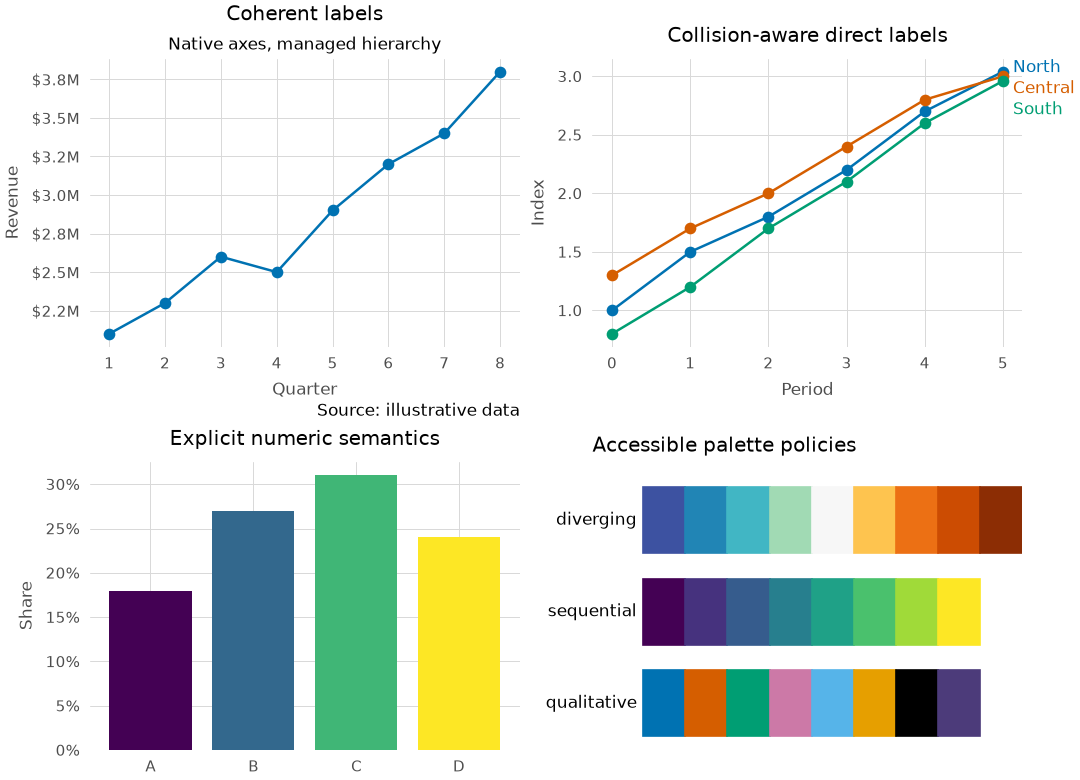
#> input picture examples/finishing_gallery.png, 1080 x 780 px; its folder holds only this picture in this run
$ python -i facets.py   (imports and definitions only)
#> lines starting #> are read from the running program, lines starting #| are printed output that depends on the picture
"""Dataframe partition planning and callback-based native facets."""

from __future__ import annotations

import math
from collections.abc import Callable, Iterable, Mapping, Sequence
from contextlib import nullcontext
from dataclasses import dataclass
from numbers import Real
from types import MappingProxyType
from typing import Any, Literal, TypeAlias, cast

import matplotlib.pyplot as plt
import numpy as np
import pandas as pd
from matplotlib.axes import Axes
from matplotlib.collections import PathCollection, PolyCollection
from matplotlib.figure import Figure

from . import _axis_data
from ._frames import column
from ._inspection import describe, json_safe
from ._semantic_artists import date_handle
from ._semantic_scales import _is_missing
from .dates import DateAxis, sync_dates
from .theme import ThemeSpec, theme_spec
from .theme import theme as theme_context

__all__ = [
    "FacetCallbackError",
    "FacetGrid",
    "FacetPanel",
    "FacetPlan",
    "facet_plan",
    "facets",
]

FacetScales = Literal["fixed", "free_x", "free_y", "free"]
FacetMissingPolicy = Literal["drop", "keep", "raise"]
FacetLayout = Literal["wrap", "grid"]
FacetDateMode = Literal["show", "collapse"]
FacetDateLimits = Literal["union", "intersection"]
FacetCallback: TypeAlias = Callable[[Any, Axes], object]

_ABSENT = object()
_MISSING = object()


@dataclass(frozen=True)
class FacetPanel:
    """
    Describe one planned facet panel without retaining source data.

    Parameters
    ----------
    index : int
        Zero-based row-major position in the plan's panel sequence.
    row : int
        Zero-based layout row.
    column : int
        Zero-based layout column.
    values : mapping of str to object
        Facet-variable values selecting this panel. A missing facet level is ``None``.
    indices : tuple of int
        Zero-based source-row positions assigned to the panel.
    """

    index: int
    row: int
    column: int
    values: Mapping[str, object]
    indices: tuple[int, ...]

    def __post_init__(self) -> None:
        object.__setattr__(self, "values", MappingProxyType(dict(self.values)))
        object.__setattr__(self, "indices", tuple(self.indices))

    # [25 lines left out: functions empty, as_dict, not called in this run]


@dataclass(frozen=True)
class FacetPlan:
    """
    Describe a validated facet partition and layout without creating a figure.

    Parameters
    ----------
    layout : {"wrap", "grid"}
        Resolved layout strategy.
    row, col : str or None
        Source columns assigned to layout rows and columns.
    wrap : int or None
        Maximum wrap columns for a one-variable wrap layout.
    scales : {"fixed", "free_x", "free_y", "free"}
        Planned coordinate-sharing policy for later rendering.
    include_unobserved : bool
        Whether explicit or categorical levels absent from the data receive panels.
    missing : {"drop", "keep", "raise"}
        Facet-variable missing-value policy.
    max_panels : int
        Validated panel-count safety limit.
    nrows, ncols : int
        Resolved rectangular layout dimensions.
    panels : tuple of FacetPanel
        Row-major immutable panel descriptions.
    row_levels, col_levels : tuple of object
        Resolved facet levels. Missing levels appear as ``None``.
    input_rows : int
        Number of rows in the supplied dataframe-like input.
    dropped_rows : int
        Number excluded by the missing-value policy.
    diagnostics : tuple of str
        Deterministic non-fatal planning diagnostics.
    """

    layout: FacetLayout
    row: str | None
    col: str | None
    wrap: int | None
    scales: FacetScales
    include_unobserved: bool
    missing: FacetMissingPolicy
    max_panels: int
    nrows: int
    ncols: int
    panels: tuple[FacetPanel, ...]
    row_levels: tuple[object, ...]
    col_levels: tuple[object, ...]
    input_rows: int
    dropped_rows: int
    diagnostics: tuple[str, ...] = ()

    # [54 lines left out: functions __post_init__, shape, as_dict, describe, not called in this run]


class FacetCallbackError(RuntimeError):
    """
    Report a callback failure with the responsible facet panel.

    Parameters
    ----------
    panel : FacetPanel
        Panel whose callback invocation failed.
    completed_panels : int
        Number of panel callbacks completed during the current mapping pass.

    Notes
    -----
    The original exception remains available as ``__cause__``. Callback code can make
    arbitrary changes to native Matplotlib axes, so changes made before the failure are
    left visible rather than incompletely guessed at and rolled back.
    """

    # [44 lines left out: functions __init__, _invoke_callback, _axis_has_date_data, not called in this run]


# [289 lines that did not run here, left out]


def _name(name: str, value: object) -> str | None:
    if value is None:
        return None
    if not isinstance(value, str):
        raise TypeError(f"{name} must be a column-name string or None, got {value!r}")
    if not value.strip():
        raise ValueError(f"{name} must not be empty")
    return value


def _positive_integer(name: str, value: object) -> int:
    if isinstance(value, bool) or not isinstance(value, int):
        raise TypeError(f"{name} must be a positive integer, got {value!r}")
    if value <= 0:
        raise ValueError(f"{name} must be positive, got {value!r}")
    return value


def _values(name: str, selected: object) -> tuple[object, ...]:
    if getattr(selected, "ndim", 1) != 1:
        raise ValueError(f"column {name!r} must be one-dimensional and uniquely named")
    if isinstance(selected, (str, bytes)):
        raise TypeError(f"column {name!r} must be a one-dimensional sequence")
    converter = getattr(selected, "to_list", None)
    if callable(converter):
        return tuple(converter())
    try:
        return tuple(cast(Iterable[object], selected))
    except TypeError as error:
        raise TypeError(
            f"column {name!r} must be a one-dimensional sequence"
        ) from error


def _level(value: object, *, variable: str) -> object:
    try:
        hash(value)
    except TypeError as error:
        raise TypeError(
            f"facet column {variable!r} must contain hashable scalar values, "
            f"got {value!r}"
        ) from error
    return value


def _unique(values: Iterable[object], *, variable: str) -> tuple[object, ...]:
    result: dict[object, None] = {}
    for value in values:
        result.setdefault(_level(value, variable=variable), None)
    return tuple(result)


def _order(name: str, value: object, *, variable: str | None) -> tuple[object, ...] | None:
    if value is None:
        return None
    if variable is None:
        raise ValueError(f"{name} requires its corresponding facet variable")
    if isinstance(value, (str, bytes)) or not isinstance(value, Sequence):
        raise TypeError(f"{name} must be a sequence of facet levels or None")
    levels = tuple(value)
    if any(_is_missing(level) for level in levels):
        raise ValueError(f"{name} cannot contain missing levels")
    unique = _unique(levels, variable=variable)
    if len(unique) != len(levels):
        raise ValueError(f"{name} must contain unique levels")
    return levels


def _declared_levels(source: object, *, variable: str) -> tuple[object, ...] | None:
    dtype = getattr(source, "dtype", None)
    if isinstance(dtype, pd.CategoricalDtype):
        return _unique(dtype.categories, variable=variable)
    if type(source).__module__.split(".")[0] != "polars":
        return None
    if type(dtype).__name__ == "Enum":
        categories = cast(Any, dtype).categories
        return _unique(cast(Iterable[object], categories), variable=variable)
    if type(dtype).__name__ == "Categorical":
        categories = cast(Any, source).unique(maintain_order=True).drop_nulls()
        return _unique(categories.to_list(), variable=variable)
    return None


def _resolved_levels(
    *,
    variable: str,
    source: object,
    values: Sequence[object],
    order: tuple[object, ...] | None,
    include_unobserved: bool,
    missing: FacetMissingPolicy,
) -> tuple[object, ...]:
    observed = _unique(
        (value for value in values if not _is_missing(value)), variable=variable
    )
    declared = _declared_levels(source, variable=variable)
    candidates = order if order is not None else declared
    if candidates is None:
        levels = observed
    else:
        candidate_set = set(candidates)
        unknown = [value for value in observed if value not in candidate_set]
        if unknown:
            raise ValueError(
                f"facet column {variable!r} contains values absent from its explicit "
                f"or categorical order: {unknown!r}"
            )
        observed_set = set(observed)
        levels = (
            candidates
            if include_unobserved
            else tuple(value for value in candidates if value in observed_set)
        )
    if missing == "keep" and any(_is_missing(value) for value in values):
        levels += (_MISSING,)
    return levels


def _public_levels(levels: Sequence[object]) -> tuple[object, ...]:
    return tuple(None if value is _MISSING else value for value in levels)


# [363 lines left out: functions _panel_values, facet_plan, _take_column, _subset_data, _copy_data, _figure_size and 1 more, not called in this run]


def _sharing(scales: FacetScales) -> tuple[bool, bool]:
    return scales not in ("free_x", "free"), scales not in ("free_y", "free")


# [8 lines left out: function _theme_name, not called in this run]


def _level_title(value: object) -> str:
    return "NA" if value is None else str(value)


def _panel_title(values: Mapping[str, object]) -> str:
    return " | ".join(_level_title(value) for value in values.values())


# [136 lines left out: functions _panel_label, facets, not called in this run]

>>> import cv2
>>> picture = cv2.imread('../../examples/finishing_gallery.png', cv2.IMREAD_GRAYSCALE)
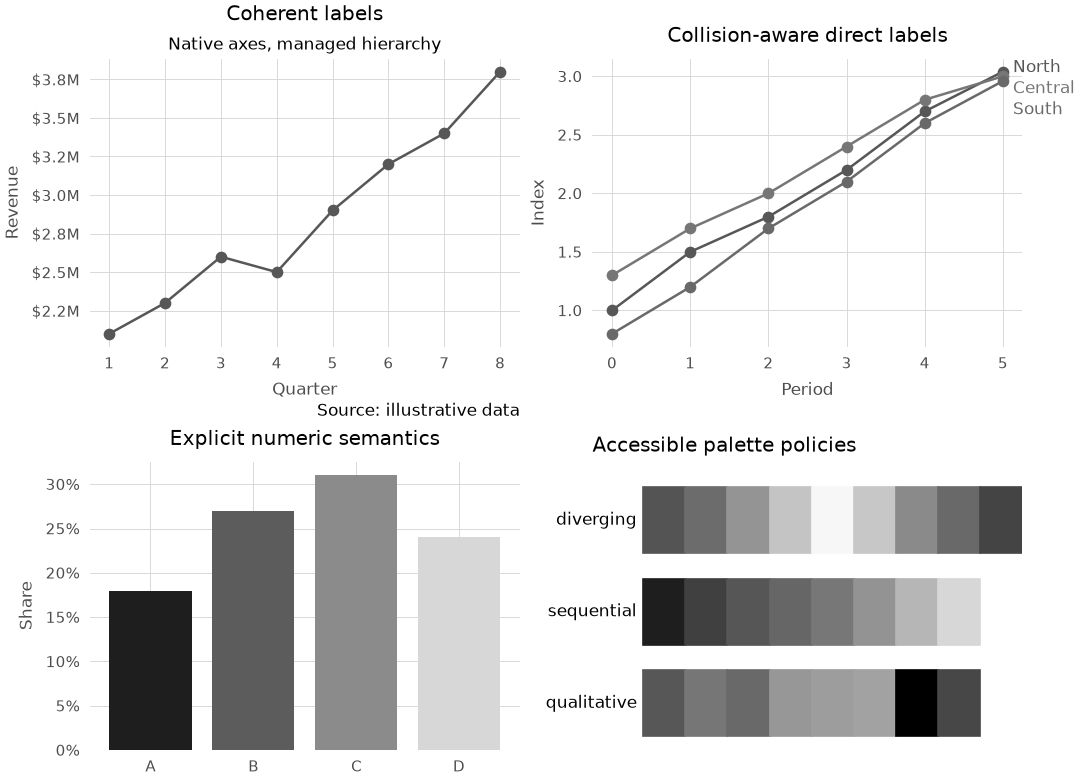
#> picture: shape (780, 1080); min 0, max 255, mean 228.1
#> (the run stopped early here; a loop or call above may not have finished)

$ run again, on examples/palettes.png
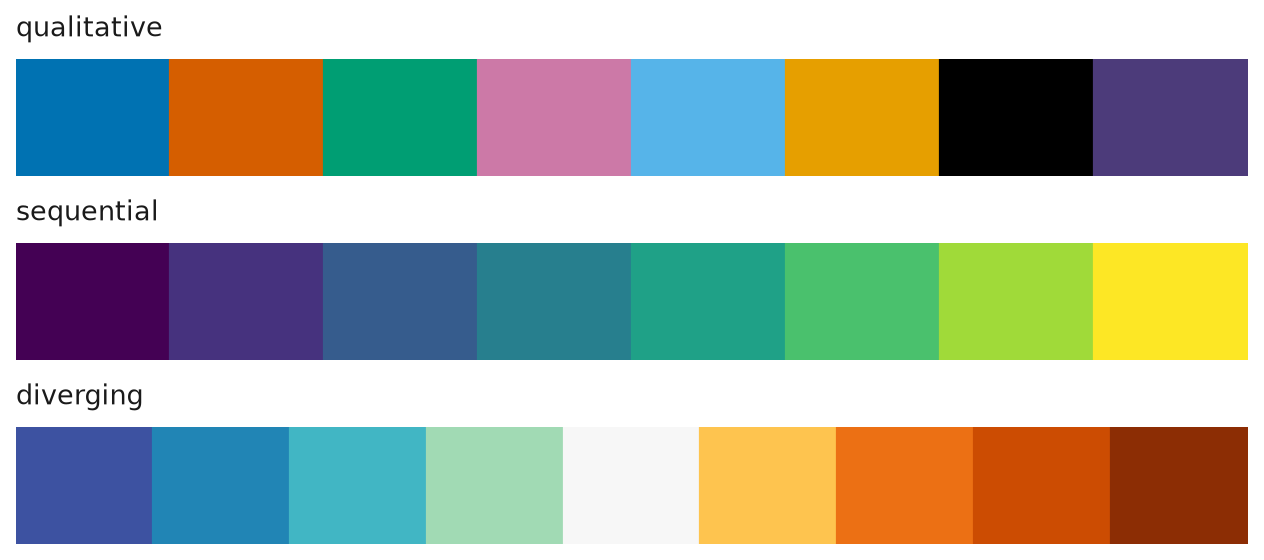
#> input picture examples/palettes.png, 1264 x 560 px
#> `picture = cv2.imread('../../examples/finishing_gallery.png', cv2.IMREA..`:
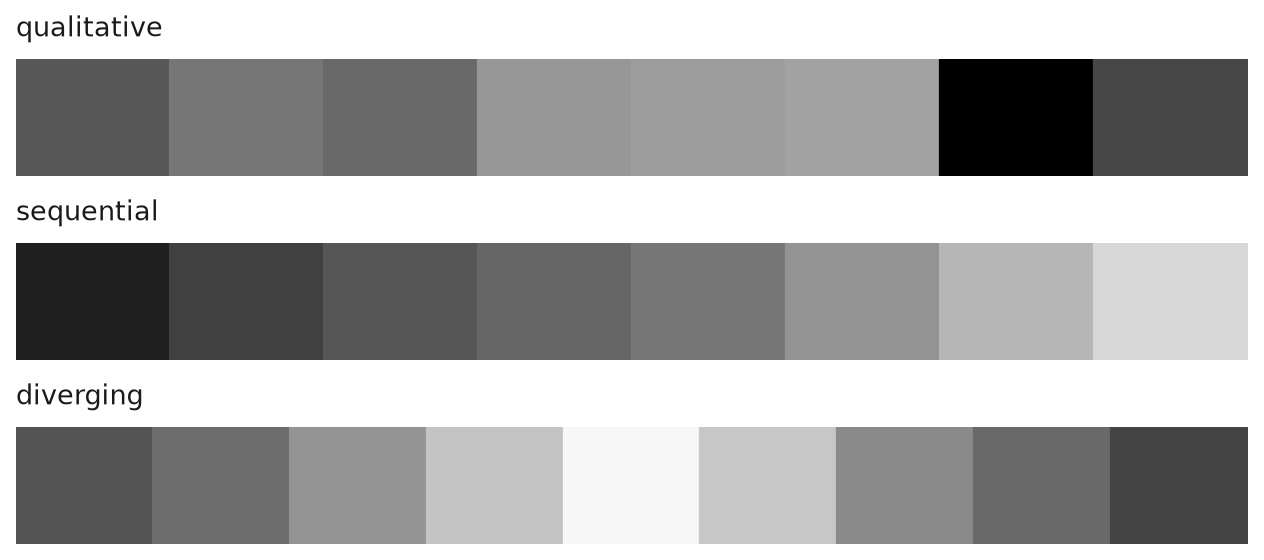
#> picture: shape (560, 1264); min 0, max 255, mean 173.4

$ run again, on examples/semantic_gallery.png
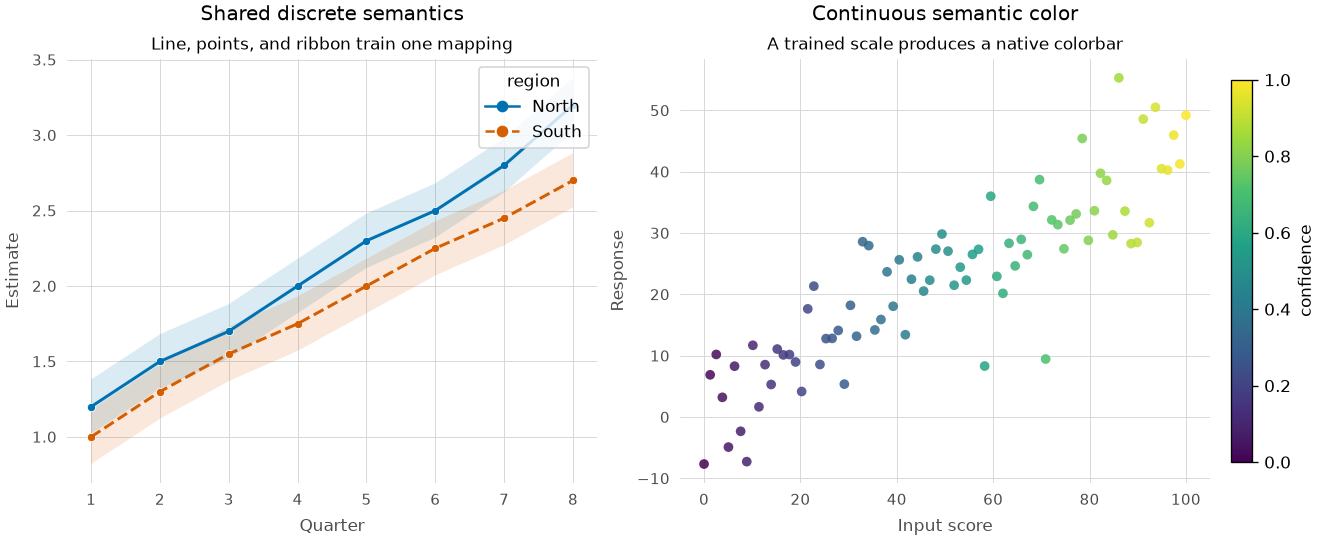
#> input picture examples/semantic_gallery.png, 1320 x 540 px
#> `picture = cv2.imread('../../examples/finishing_gallery.png', cv2.IMREA..`:
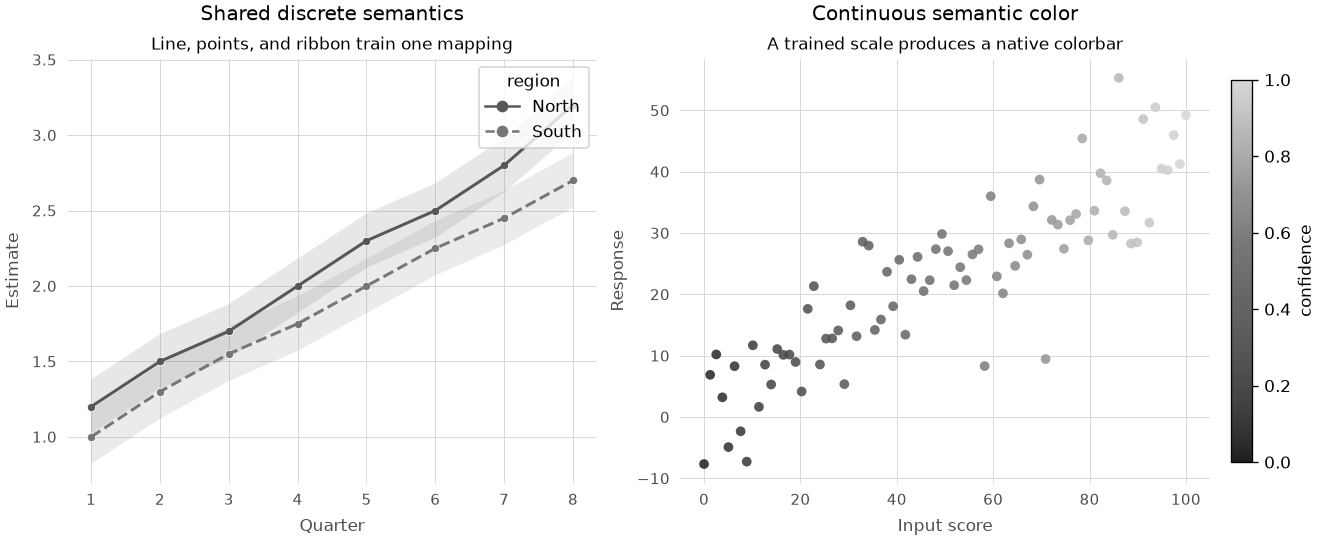
#> picture: shape (540, 1320); min 0, max 255, mean 246.8

$ run again, on examples/theme-minimal.png
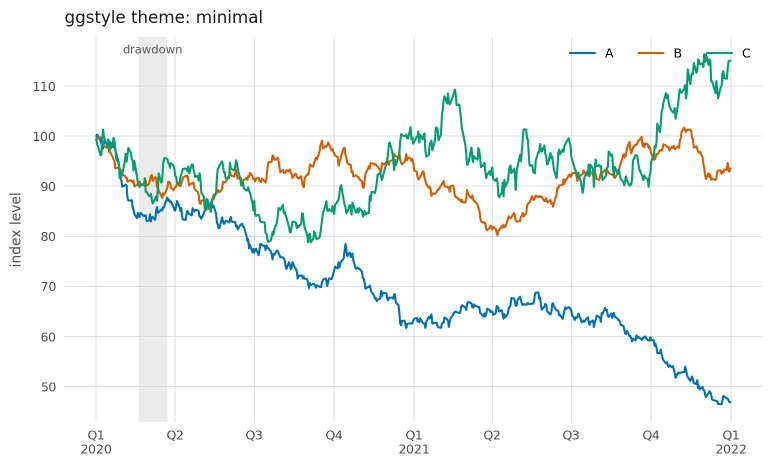
#> input picture examples/theme-minimal.png, 1543 x 932 px (shown at 1/2 size)
#> `picture = cv2.imread('../../examples/finishing_gallery.png', cv2.IMREA..`:
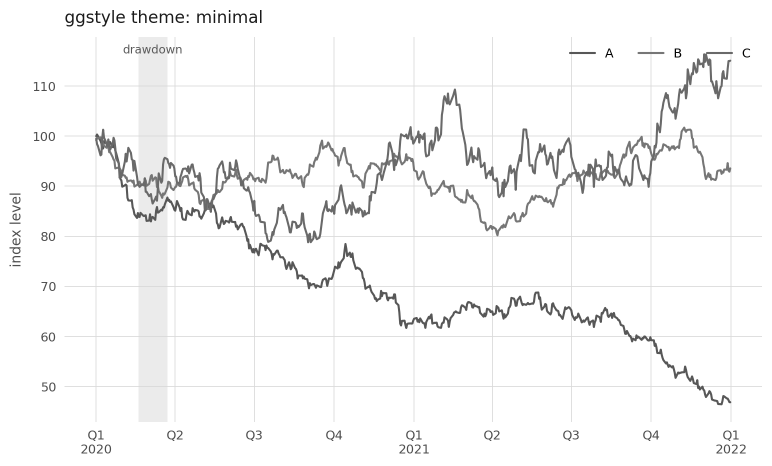
#> picture: shape (932, 1543) (shown at 1/2 size); min 0, max 255, mean 247.5
